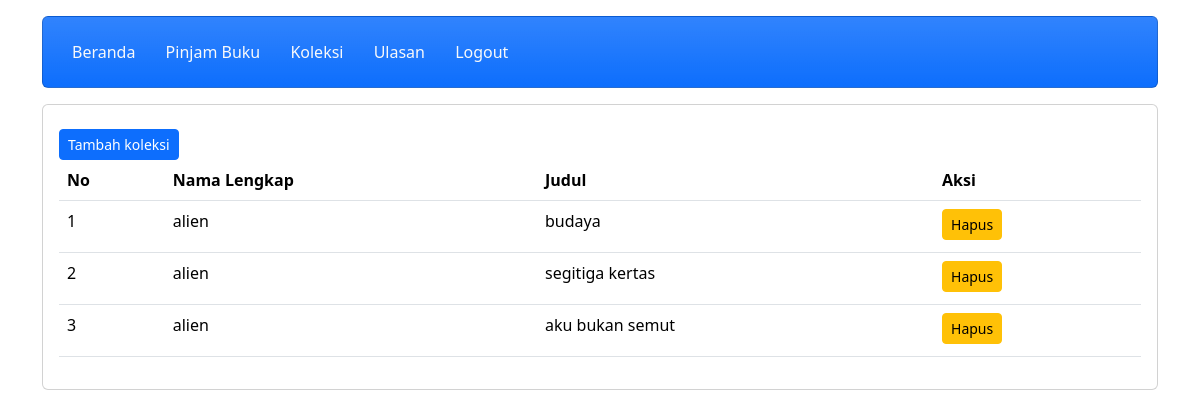
The app's page /peminjam/koleksi.php (signed in) with its own data.
### tables this page shows
CREATE TABLE `koleksipribadi` (
  `koleksi_id` int(11) NOT NULL,
  `user_id` int(11) NOT NULL,
  `buku_id` int(11) NOT NULL
);

CREATE TABLE `user` (
  `user_id` int(11) NOT NULL,
  `username` varchar(255) NOT NULL,
  `password` varchar(255) NOT NULL,
  `email` varchar(255) NOT NULL,
  `nama_lengkap` varchar(255) NOT NULL,
  `alamat` text NOT NULL,
  `level` int(11) NOT NULL
);

CREATE TABLE `buku` (
  `buku_id` int(11) NOT NULL,
  `judul` varchar(255) NOT NULL,
  `penulis` varchar(255) NOT NULL,
  `penerbit` varchar(255) NOT NULL,
  `tahun_terbit` int(11) NOT NULL
);

### peminjam/koleksi.php (the view, shortened to what this page needs)
<?php
include 'header.php';
include 'navbar.php';
?>
<div class="content mt-3">
    <div class="card">
        <div class="card-body">
            <a href="tambah_koleksi.php" class="btn btn-primary btn-sm mt-2">Tambah koleksi</a>
            <table class="table">
                <thead>
                    <tr>
                        <th>No</th>
                        <th>Nama Lengkap</th>
                        <th>Judul</th>
                        <th>Aksi</th>
                    </tr>
                </thead>
                <tbody>
                    <?php
                    require_once "../config/config.php";
                    $no = 1;
                    $loggedInUsername = $_SESSION['username'];
                    $sql = "SELECT * FROM koleksipribadi
                            INNER JOIN user ON koleksipribadi.user_id = user.user_id
                            INNER JOIN buku ON koleksipribadi.buku_id = buku.buku_id
                            WHERE user.username = '$loggedInUsername' ";
                    $query = mysqli_query($conn, $sql);
                    while ($row = mysqli_fetch_array($query)) {
                    ?>
                        <tr>
                            <td><?php echo $no++; ?></td>
                            <td><?php echo $row['nama_lengkap']; ?></td>
                            <td><?php echo $row['judul']; ?></td>
							<td><a href="hapus_koleksi.php?koleksi_id=<?php echo $row["koleksi_id"]; ?>" class="btn btn-warning btn-sm mb-1">Hapus</a></td>
                        </tr>
                    <?php
                    }
                    ?>
                </tbody>
            </table>
        </div>
    </div>
</div>

### records on screen
koleksipribadi: user.nama_lengkap "alien", buku.judul "budaya"
koleksipribadi: user.nama_lengkap "alien", buku.judul "segitiga kertas"
koleksipribadi: user.nama_lengkap "alien", buku.judul "aku bukan semut"
